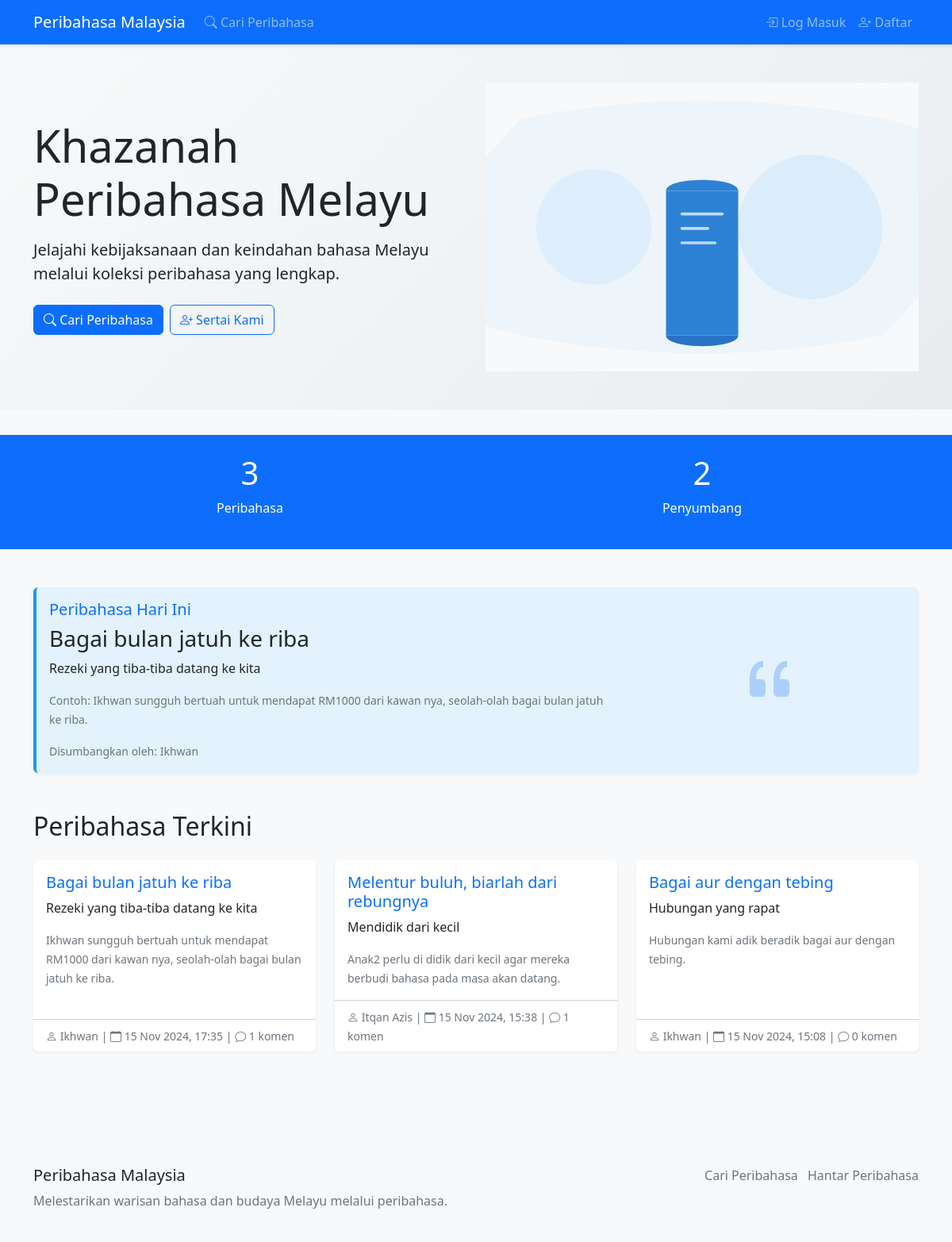
The page / on the database its author committed.
### tables this page shows
CREATE TABLE IF NOT EXISTS `peribahasa` (
  `id` int NOT NULL AUTO_INCREMENT,
  `title` varchar(255) NOT NULL,
  `meaning` text NOT NULL,
  `example_usage` text,
  `status` enum('pending','approved','rejected') DEFAULT 'pending',
  `contributor_id` int DEFAULT NULL,
  `approved_by` int DEFAULT NULL,
  `created_at` timestamp NULL DEFAULT CURRENT_TIMESTAMP,
  `updated_at` timestamp NULL DEFAULT CURRENT_TIMESTAMP ON UPDATE CURRENT_TIMESTAMP,
  PRIMARY KEY (`id`),
  KEY `contributor_id` (`contributor_id`),
  KEY `approved_by` (`approved_by`),
  CONSTRAINT `peribahasa_ibfk_1` FOREIGN KEY (`contributor_id`) REFERENCES `users` (`id`),
  CONSTRAINT `peribahasa_ibfk_2` FOREIGN KEY (`approved_by`) REFERENCES `users` (`id`)
);

CREATE TABLE IF NOT EXISTS `users` (
  `id` int NOT NULL AUTO_INCREMENT,
  `username` varchar(50) NOT NULL,
  `email` varchar(100) NOT NULL,
  `password` varchar(255) NOT NULL,
  `role` enum('admin','moderator','contributor') NOT NULL DEFAULT 'contributor',
  `created_at` timestamp NULL DEFAULT CURRENT_TIMESTAMP,
  `updated_at` timestamp NULL DEFAULT CURRENT_TIMESTAMP ON UPDATE CURRENT_TIMESTAMP,
  `is_active` tinyint(1) NOT NULL DEFAULT '1',
  PRIMARY KEY (`id`),
  UNIQUE KEY `username` (`username`),
  UNIQUE KEY `email` (`email`)
);

### includes/functions.php (called while the page is built, shortened)
<?php
function h($text) {
    return htmlspecialchars($text, ENT_QUOTES, 'UTF-8');
}
function is_logged_in() {
    return isset($_SESSION['user']);
}
function format_date($date) {
    return date('d M Y, H:i', strtotime($date));
}
function get_random_order_sql() {
    return 'RAND()';
}

### index.php (the view, shortened to what this page needs)
<?php
require_once 'includes/functions.php';
$db = new Database();
$conn = $db->getConnection();
$today = date('Y-m-d');
$query = "SELECT p.*, u.username as contributor_name
          FROM daily_peribahasa dp
          JOIN peribahasa p ON dp.peribahasa_id = p.id
          LEFT JOIN users u ON p.contributor_id = u.id
          WHERE dp.display_date = ?";
$stmt = $conn->prepare($query);
$stmt->execute([$today]);
$dailyPeribahasa = $stmt->fetch(PDO::FETCH_ASSOC);
if (!$dailyPeribahasa) {
    $query = "SELECT p.*, u.username as contributor_name
              FROM peribahasa p
              LEFT JOIN users u ON p.contributor_id = u.id
              WHERE p.status = 'approved'
              ORDER BY " . get_random_order_sql() . "
              LIMIT 1";
    $stmt = $conn->prepare($query);
    $stmt->execute();
    $dailyPeribahasa = $stmt->fetch(PDO::FETCH_ASSOC);
}
$query = "SELECT p.*, u.username as contributor_name, COUNT(c.id) as comment_count
          FROM peribahasa p
          LEFT JOIN users u ON p.contributor_id = u.id
          LEFT JOIN comments c ON p.id = c.peribahasa_id
          WHERE p.status = 'approved'
          GROUP BY p.id
          ORDER BY p.created_at DESC
          LIMIT 6";
$stmt = $conn->prepare($query);
$stmt->execute();
$latestPeribahasas = $stmt->fetchAll(PDO::FETCH_ASSOC);
$query = "SELECT
            (SELECT COUNT(*) FROM peribahasa WHERE status = 'approved') as total_peribahasa,
            (SELECT COUNT(DISTINCT contributor_id) FROM peribahasa WHERE status = 'approved' AND contributor_id IS NOT NULL) as total_contributors";
$stmt = $conn->prepare($query);
$stmt->execute();
$stats = $stmt->fetch(PDO::FETCH_ASSOC);
?>
<!DOCTYPE html>
<html lang="ms">
<head>
    <link href="https://cdn.jsdelivr.net/npm/bootstrap@5.3.0/dist/css/bootstrap.min.css" rel="stylesheet">
    <link rel="stylesheet" href="https://cdn.jsdelivr.net/npm/bootstrap-icons@1.7.2/font/bootstrap-icons.css">
    <link rel="stylesheet" href="assets/css/style.css">
</head>
<body>
    <nav class="navbar navbar-expand-lg navbar-dark bg-primary">
        <div class="container">
            <a class="navbar-brand" href=""><?php echo SITE_NAME; ?></a>
            <div class="collapse navbar-collapse" id="navbarNav">
                <ul class="navbar-nav me-auto">
                    <li class="nav-item">
                        <a class="nav-link" href="public/search.php">
                            <i class="bi bi-search"></i> Cari Peribahasa
                        </a>
                    </li>
                </ul>
                <ul class="navbar-nav">
                    <?php if (is_logged_in()): ?>
                        <li class="nav-item">
                            <a class="nav-link" href="contributor/submit-peribahasa.php">
                                <i class="bi bi-plus-circle"></i> Hantar Peribahasa
                            </a>
                        </li>
                        <?php if (is_admin_or_moderator()): ?>
                            <li class="nav-item">
                                <a class="nav-link" href="admin/dashboard.php">
                                    <i class="bi bi-speedometer2"></i> Dashboard
                                </a>
                            </li>
                        <?php endif; ?>
                        <li class="nav-item">
                            <a class="nav-link" href="auth/logout.php">
                                <i class="bi bi-box-arrow-right"></i> Log Keluar
                            </a>
                        </li>
                    <?php else: ?>
                        <li class="nav-item">
                            <a class="nav-link" href="auth/login.php">
                                <i class="bi bi-box-arrow-in-right"></i> Log Masuk
                            </a>
                        </li>
                        <li class="nav-item">
                            <a class="nav-link" href="auth/register.php">
                                <i class="bi bi-person-plus"></i> Daftar
                            </a>
                        </li>
                    <?php endif; ?>
                </ul>
            </div>
        </div>
    </nav>
    <div class="hero-section py-5 bg-light">
        <div class="container">
            <div class="row align-items-center">
                <div class="col-md-6">
                    <h1 class="display-4 mb-3">Khazanah Peribahasa Melayu</h1>
                    <p class="lead mb-4">Jelajahi kebijaksanaan dan keindahan bahasa Melayu melalui koleksi peribahasa yang lengkap.</p>
                    <div class="d-flex gap-2">
                        <a href="public/search.php" class="btn btn-primary">
                            <i class="bi bi-search"></i> Cari Peribahasa
                        </a>
                        <?php if (!is_logged_in()): ?>
                        <a href="auth/register.php" class="btn btn-outline-primary">
                            <i class="bi bi-person-plus"></i> Sertai Kami
                        </a>
                        <?php endif; ?>
                    </div>
                </div>
                <div class="col-md-6 text-center">
                    <img src="assets/images/hero-illustration.svg" alt="Ilustrasi Peribahasa" class="img-fluid">
                </div>
            </div>
        </div>
    </div>
    <div class="py-4 bg-primary text-white">
        <div class="container">
            <div class="row text-center">
                <div class="col-md-6">
                    <h3 class="display-6"><?php echo number_format($stats['total_peribahasa']); ?></h3>
                    <p>Peribahasa</p>
                </div>
                <div class="col-md-6">
                    <h3 class="display-6"><?php echo number_format($stats['total_contributors']); ?></h3>
                    <p>Penyumbang</p>
                </div>
            </div>
        </div>
    </div>
    <div class="container py-5">
        <?php if ($dailyPeribahasa): ?>
        <div class="card mb-5 peribahasa-of-day">
            <div class="card-body">
                <div class="row align-items-center">
                    <div class="col-md-8">
                        <h5 class="card-title text-primary mb-0">Peribahasa Hari Ini</h5>
                        <h3 class="mt-2"><?php echo h($dailyPeribahasa['title']); ?></h3>
                        <p class="card-text"><?php echo h($dailyPeribahasa['meaning']); ?></p>
                        <?php if ($dailyPeribahasa['example_usage']): ?>
                            <p class="card-text"><small class="text-muted">Contoh: <?php echo h($dailyPeribahasa['example_usage']); ?></small></p>
                        <?php endif; ?>
                        <p class="card-text">
                            <small class="text-muted">
                                Disumbangkan oleh: <?php echo h($dailyPeribahasa['contributor_name']); ?>
                            </small>
                        </p>
                    </div>
                    <div class="col-md-4 text-center">
                        <i class="bi bi-quote display-1 text-primary opacity-25"></i>
                    </div>
                </div>
            </div>
        </div>
        <?php endif; ?>
        <h2 class="mb-4">Peribahasa Terkini</h2>
        <div class="row">
            <?php foreach ($latestPeribahasas as $peribahasa): ?>
            <div class="col-md-4 mb-4">
                <div class="card h-100">
                    <div class="card-body">
                        <h5 class="card-title">
                            <a href="public/peribahasa.php?id=<?php echo $peribahasa['id']; ?>" class="text-decoration-none">
                                <?php echo h($peribahasa['title']); ?>
                            </a>
                        </h5>
                        <p class="card-text"><?php echo h($peribahasa['meaning']); ?></p>
                        <?php if ($peribahasa['example_usage']): ?>
                            <p class="card-text"><small class="text-muted"><?php echo h($peribahasa['example_usage']); ?></small></p>
                        <?php endif; ?>
                    </div>
                    <div class="card-footer bg-transparent">
                        <small class="text-muted">
                            <i class="bi bi-person"></i>
                            <a href="user/profile.php?id=<?php echo $peribahasa['contributor_id']; ?>"
                               class="text-decoration-none text-muted">
                                <?php echo h($peribahasa['contributor_name']); ?>
                            </a> |
                            <i class="bi bi-calendar"></i> <?php echo format_date($peribahasa['created_at']); ?> |
                            <i class="bi bi-chat"></i> <?php echo $peribahasa['comment_count']; ?> komen
                        </small>
                    </div>
                </div>
            </div>
            <?php endforeach; ?>
        </div>
    </div>
    <footer class="bg-light py-4 mt-5">
        <div class="container">
            <div class="row">
                <div class="col-md-6">
                    <h5><?php echo SITE_NAME; ?></h5>
                    <p class="text-muted">Melestarikan warisan bahasa dan budaya Melayu melalui peribahasa.</p>
                </div>
                <div class="col-md-6 text-md-end">
                    <ul class="list-inline mb-0">
                        <li class="list-inline-item">
                            <a href="public/search.php" class="text-muted text-decoration-none">Cari Peribahasa</a>
                        </li>
                        <li class="list-inline-item">
                            <a href="contributor/submit-peribahasa.php" class="text-muted text-decoration-none">Hantar Peribahasa</a>
                        </li>
                    </ul>
                </div>
            </div>
        </div>
    </footer>
</body>
</html>

### assets/css/style.css (style rules this page uses)
body { background-color: #f8f9fa; }
.navbar { box-shadow: 0 2px 4px rgba(0,0,0,.1); }
.card { border: none; box-shadow: 0 2px 4px rgba(0,0,0,.05); transition: transform 0.2s; }
.peribahasa-of-day { background-color: #e3f2fd; border-left: 4px solid #2196f3; }
.text-muted { color: #6c757d !important; }
.hero-section { background: linear-gradient(135deg, #f8f9fa 0%, #e9ecef 100%); padding: 4rem 0; margin-bottom: 2rem; }

### rows shown on the page
peribahasa: title "Bagai bulan jatuh ke riba", meaning "Rezeki yang tiba-tiba datang ke kita", example_usage "Ikhwan sungguh bertuah untuk mendapat RM1000 dari kawan nya, seolah-olah bagai bulan jatuh ke riba.", contributor.username "Ikhwan", created_at "15 Nov 2024, 17:35", comment_count "1"
peribahasa: title "Melentur buluh, biarlah dari rebungnya", meaning "Mendidik dari kecil", example_usage "Anak2 perlu di didik dari kecil agar mereka berbudi bahasa pada masa akan datang.", contributor.username "Itqan Azis", created_at "15 Nov 2024, 15:38", comment_count "1"
peribahasa: title "Bagai aur dengan tebing", meaning "Hubungan yang rapat", example_usage "Hubungan kami adik beradik bagai aur dengan tebing.", contributor.username "Ikhwan", created_at "15 Nov 2024, 15:08", comment_count "0"

### other values the page prints
SITE_NAME "Peribahasa Malaysia"
$stats['total_peribahasa'] "3"
$stats['total_contributors'] "2"
